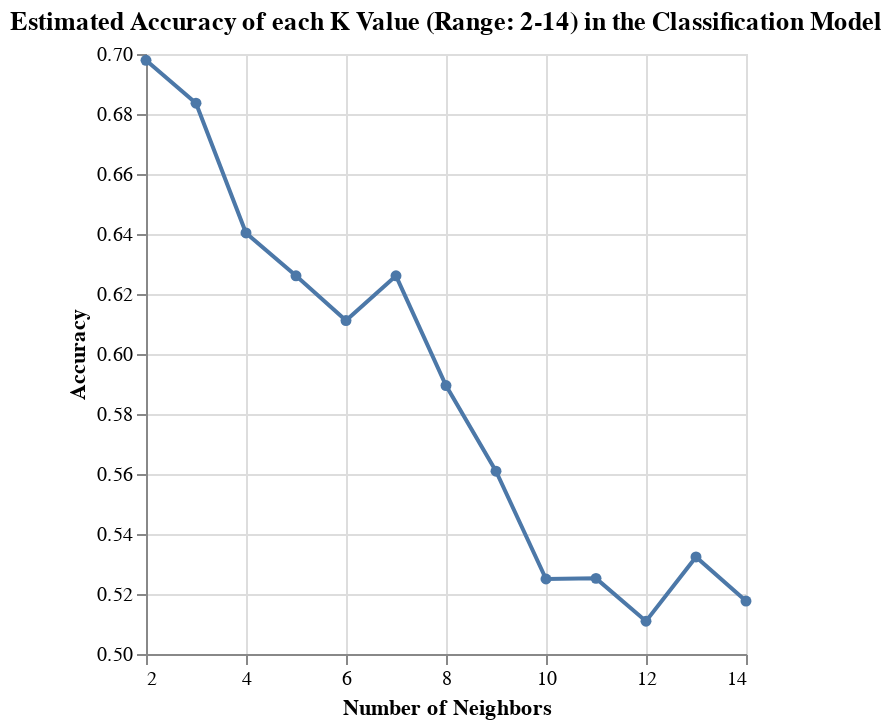

The notebook cell this image was saved under:
### Markdown cell above
This block of code performs 5-fold cross validation for the classification model using K=3. The validation scores of the test_score column depict the mean (estimated accuracy) and the standard error (measure of uncertainty around the mean value) for the model. As a result, the KNN model with K=3 is expected to correctly classify approximately 73% of the test data, and the standard error of 3.71% indicates that the accuracy can be expected to fall approximately between 70% and 76%. The validation scores collected from this 5-fold cross validation help give a performance control for a classification model with K=3, and  can be used for comparison once the optimal K value is found. This is because these scores help assess the model's ability to generalize across different splits of the data and how consistent its performance is.

### Code cell
# selecting k value
param_grid = {
    "kneighborsclassifier__n_neighbors": range(2, 15, 1),
}

# making tuning pipeline
players_tune_pipe = make_pipeline(players_sessions_preprocessor, KNeighborsClassifier())

# knn tuning grid
knn_tune_grid = GridSearchCV(
     players_tune_pipe, param_grid, cv=4,
)#if you want higher precision, add scoring='precision', so when we call best_params_ it will show precision

#knn model grid
knn_model_grid = knn_tune_grid.fit(X_train,y_train)

accuracies_grid= pd.DataFrame(knn_model_grid.cv_results_)
accuracies_grid

#plot accuracies grid
accuracy_versus_k_grid = alt.Chart(accuracies_grid, title='Estimated Accuracy of each K Value (Range: 2-14) in the Classification Model ').mark_line(point=True).encode(
     x=alt.X("param_kneighborsclassifier__n_neighbors")
         .title("Number of Neighbors")
         .scale(zero=False),
     y=alt.Y("mean_test_score")
         .title("Accuracy")
         .scale(zero=False)
 )

accuracy_versus_k_grid

### Figure 1 — Vega-Lite specification as saved in the notebook (floating-point values rounded to 4 significant figures)
{"config": {"view": {"continuousWidth": 300, "continuousHeight": 300}}, "data": {"name": "data-21474207ee4dd63fe35acff6f3979836"}, "mark": {"type": "line", "point": true}, "encoding": {"x": {"field": "param_kneighborsclassifier__n_neighbors", "scale": {"zero": false}, "title": "Number of Neighbors", "type": "quantitative"}, "y": {"field": "mean_test_score", "scale": {"zero": false}, "title": "Accuracy", "type": "quantitative"}}, "title": "Estimated Accuracy of each K Value (Range: 2-14) in the Classification Model ", "$schema": "https://vega.github.io/schema/vega-lite/v5.20.1.json", "datasets": {"data-21474207ee4dd63fe35acff6f3979836": [{"mean_fit_time": 0.004501, "std_fit_time": 0.0002629, "mean_score_time": 0.005046, "std_score_time": 0.0003077, "param_kneighborsclassifier__n_neighbors": 2, "params": {"kneighborsclassifier__n_neighbors": 2}, "split0_test_score": 0.8571, "split1_test_score": 0.6571, "split2_test_score": 0.5714, "split3_test_score": 0.7059, "mean_test_score": 0.6979, "std_test_score": 0.1038, "rank_test_score": 1}, {"mean_fit_time": 0.004266, "std_fit_time": 6.457e-05, "mean_score_time": 0.004774, "std_score_time": 4.06e-05, "param_kneighborsclassifier__n_neighbors": 3, "params": {"kneighborsclassifier__n_neighbors": 3}, "split0_test_score": 0.8286, "split1_test_score": 0.6, "split2_test_score": 0.6, "split3_test_score": 0.7059, "mean_test_score": 0.6836, "std_test_score": 0.0942, "rank_test_score": 2}, {"mean_fit_time": 0.006012, "std_fit_time": 0.003032, "mean_score_time": 0.004882, "std_score_time": 0.0002443, "param_kneighborsclassifier__n_neighbors": 4, "params": {"kneighborsclassifier__n_neighbors": 4}, "split0_test_score": 0.7429, "split1_test_score": 0.5143, "split2_test_score": 0.6571, "split3_test_score": 0.6471, "mean_test_score": 0.6403, "std_test_score": 0.08174, "rank_test_score": 3}, {"mean_fit_time": 0.004232, "std_fit_time": 0.0001085, "mean_score_time": 0.004841, "std_score_time": 0.0001848, "param_kneighborsclassifier__n_neighbors": 5, "params": {"kneighborsclassifier__n_neighbors": 5}, "split0_test_score": 0.7429, "split1_test_score": 0.5429, "split2_test_score": 0.5714, "split3_test_score": 0.6471, "mean_test_score": 0.6261, "std_test_score": 0.07744, "rank_test_score": 4}, {"mean_fit_time": 0.004184, "std_fit_time": 5.649e-05, "mean_score_time": 0.004751, "std_score_time": 3.665e-05, "param_kneighborsclassifier__n_neighbors": 6, "params": {"kneighborsclassifier__n_neighbors": 6}, "split0_test_score": 0.7429, "split1_test_score": 0.5714, "split2_test_score": 0.5714, "split3_test_score": 0.5588, "mean_test_score": 0.6111, "std_test_score": 0.07622, "rank_test_score": 6}, {"mean_fit_time": 0.004176, "std_fit_time": 5.545e-05, "mean_score_time": 0.004721, "std_score_time": 2.605e-05, "param_kneighborsclassifier__n_neighbors": 7, "params": {"kneighborsclassifier__n_neighbors": 7}, "split0_test_score": 0.7714, "split1_test_score": 0.5429, "split2_test_score": 0.5429, "split3_test_score": 0.6471, "mean_test_score": 0.6261, "std_test_score": 0.0941, "rank_test_score": 4}, {"mean_fit_time": 0.004235, "std_fit_time": 0.0001559, "mean_score_time": 0.005854, "std_score_time": 0.001048, "param_kneighborsclassifier__n_neighbors": 8, "params": {"kneighborsclassifier__n_neighbors": 8}, "split0_test_score": 0.7429, "split1_test_score": 0.5143, "split2_test_score": 0.5714, "split3_test_score": 0.5294, "mean_test_score": 0.5895, "std_test_score": 0.09098, "rank_test_score": 7}, {"mean_fit_time": 0.004443, "std_fit_time": 0.0001811, "mean_score_time": 0.004975, "std_score_time": 0.000123, "param_kneighborsclassifier__n_neighbors": 9, "params": {"kneighborsclassifier__n_neighbors": 9}, "split0_test_score": 0.7143, "split1_test_score": 0.5143, "split2_test_score": 0.4857, "split3_test_score": 0.5294, "mean_test_score": 0.5609, "std_test_score": 0.08992, "rank_test_score": 8}, {"mean_fit_time": 0.004768, "std_fit_time": 0.0006926, "mean_score_time": 0.01191, "std_score_time": 0.01215, "param_kneighborsclassifier__n_neighbors": 10, "params": {"kneighborsclassifier__n_neighbors": 10}, "split0_test_score": 0.6571, "split1_test_score": 0.4857, "split2_test_score": 0.4571, "split3_test_score": 0.5, "mean_test_score": 0.525, "std_test_score": 0.07784, "rank_test_score": 11}, {"mean_fit_time": 0.004259, "std_fit_time": 4.705e-05, "mean_score_time": 0.004871, "std_score_time": 4.764e-05, "param_kneighborsclassifier__n_neighbors": 11, "params": {"kneighborsclassifier__n_neighbors": 11}, "split0_test_score": 0.6, "split1_test_score": 0.4857, "split2_test_score": 0.4857, "split3_test_score": 0.5294, "mean_test_score": 0.5252, "std_test_score": 0.04672, "rank_test_score": 10}, {"mean_fit_time": 0.01376, "std_fit_time": 0.01654, "mean_score_time": 0.004863, "std_score_time": 2.166e-05, "param_kneighborsclassifier__n_neighbors": 12, "params": {"kneighborsclassifier__n_neighbors": 12}, "split0_test_score": 0.6, "split1_test_score": 0.4286, "split2_test_score": 0.4857, "split3_test_score": 0.5294, "mean_test_score": 0.5109, "std_test_score": 0.06264, "rank_test_score": 13}, {"mean_fit_time": 0.00425, "std_fit_time": 6.582e-05, "mean_score_time": 0.00495, "std_score_time": 0.0001368, "param_kneighborsclassifier__n_neighbors": 13, "params": {"kneighborsclassifier__n_neighbors": 13}, "split0_test_score": 0.6857, "split1_test_score": 0.4286, "split2_test_score": 0.4857, "split3_test_score": 0.5294, "mean_test_score": 0.5324, "std_test_score": 0.09549, "rank_test_score": 9}, {"mean_fit_time": 0.01225, "std_fit_time": 0.01396, "mean_score_time": 0.004857, "std_score_time": 1.428e-05, "param_kneighborsclassifier__n_neighbors": 14, "params": {"kneighborsclassifier__n_neighbors": 14}, "split0_test_score": 0.6571, "split1_test_score": 0.4286, "split2_test_score": 0.5143, "split3_test_score": 0.4706, "mean_test_score": 0.5176, "std_test_score": 0.08605, "rank_test_score": 12}]}}
